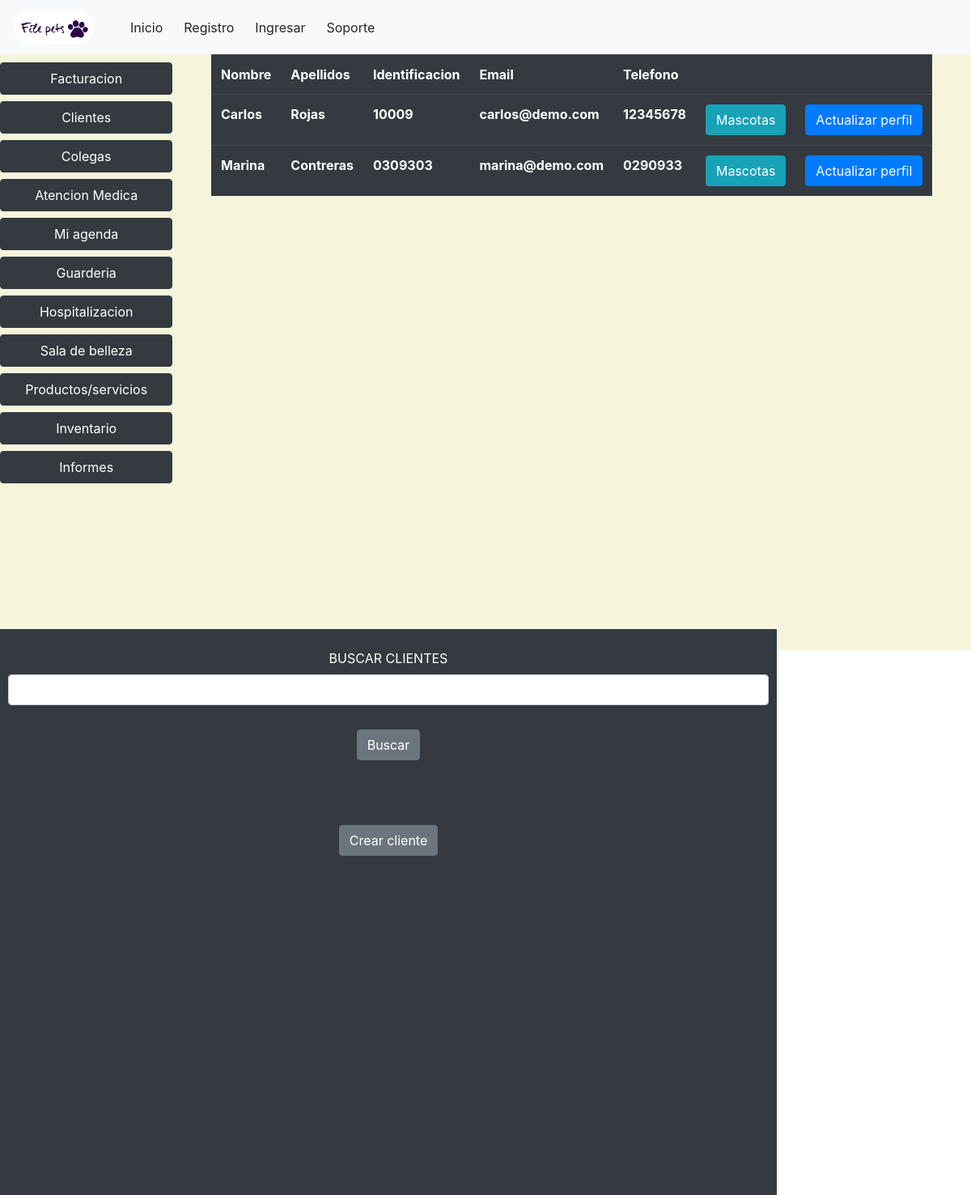
/ver/clientes, run on the app's committed database.
### veterinary/models.py (models this page shows, shortened)
class Client(models.Model):
    veterinary = models.ForeignKey(Veterinary, on_delete=models.CASCADE,blank=True,null=True)
    name = models.CharField(max_length=50,blank=False,null=False)
    last_name = models.CharField(max_length=50,blank=False,null=False)
    identification = models.CharField(max_length=50,blank=True,null=True)
    email = models.EmailField(unique=True)
    phone = models.CharField(max_length=15,blank=True,null=True)

### veterinary/views.py (the view)
# urls.py: path("ver/clientes",views.detailClient,name='detailClient')
def detailClient(request):
    clients = Client.objects.all()
    context = {'clients':clients}
    return render(request,'veterinary/detailClient.html',context)

### templates/veterinary/detailClient.html (shortened to what this page needs)
{% extends 'layout/base.html' %}
{% block 'style' %}
{% load static %}
<link rel="stylesheet" href="{% static 'css/estilo.css' %}">
{% endblock %}
{% block 'header' %}
{% include 'layout/partials/headerbase.html' %}
{% endblock %}
{% block 'content' %}
<div class="left-menu">
  <div class="caja1">
    {% include 'layout/partials/leftmenu.html' %}
  </div>
  <div class="caja2">
    <div style="width: 80%; background-color: rgb(52,58,64);color:white; text-align: center;padding-left: 10px;padding-right: 10px;">
        <form action="" method="POST" style="margin-top:3vh ;">
            <label >BUSCAR CLIENTES</label>
            <input type="text" class="form-control" name="search">
            <input type="submit" class="btn btn-secondary" value="Buscar" style="margin-top: 30px ;">
        </form>
        <a href=" {% url 'registerClient' %}" class="btn btn-secondary" style="margin-top: 10vh;">Crear cliente</a>
    </div>
  </div>
  <div class="caja3">
    <div>
        <table class="table table-dark">
            <tr>
                <th>Nombre</th>
                <th>Apellidos</th>
                <th>Identificacion</th>
                <th>Email</th>
                <th>Telefono</th>
                <th></th>
                <th></th>
              </tr>
        {% for client in clients %}
            <tr>
                <th>{{client.name}}</th>
                <th>{{client.last_name}}</th>
                <th>{{client.identification}}</th>
                <th>{{client.email}}</th>
                <th>{{client.phone}}</th>
                <th><a href="#" class="btn btn-info">Mascotas</a></th>
                <th><a href="#" class="btn btn-primary">Actualizar perfil</a></th>
            </tr>
        {% endfor %}
        </table>
    </div>
  </div>
</div>
{% endblock %}

### static/css/estilo.css (style rules this page uses)
.left-menu { display: flex; flex-wrap: wrap; width: 100vw; height: 92vh; justify-content: flex-start; align-content: space-around; background-color: beige; }
.caja1 { margin-top: 10px; display: flex; flex-direction: column; height: 95%; flex-grow: 1; order: 1 ; }
.caja2 { display: flex; height: 95%; align-content: center; justify-content: flex-start; flex-grow: 3; order: 3 ; }
.caja3 { display: flex; height: 95%; justify-content: center; flex-grow: 3; order: 2 ; }

### data on the page
Client: name "Carlos", last_name "Rojas", identification "10009", email "carlos@demo.com", phone "12345678"
Client: name "Marina", last_name "Contreras", identification "0309303", email "marina@demo.com", phone "0290933"
